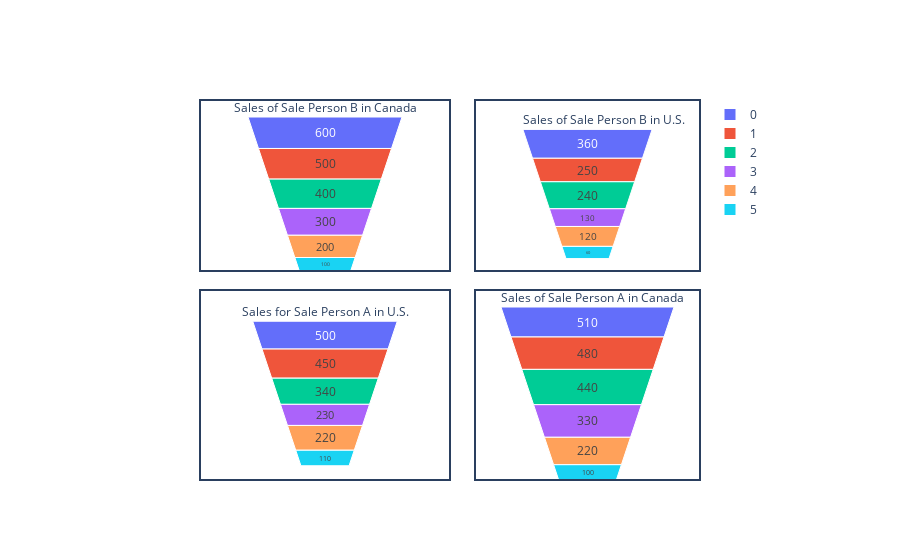

Notebook code cell kept with this figure:
### Code cell
from plotly import graph_objects as go

fig = go.Figure()

fig.add_trace(go.Funnelarea(
    scalegroup = "first", values = [500, 450, 340, 230, 220, 110], textinfo = "value",
    title = {"position": "top center", "text": "Sales for Sale Person A in U.S."},
    domain = {"x": [0, 0.5], "y": [0, 0.5]}))

fig.add_trace(go.Funnelarea(
    scalegroup = "first", values = [600, 500, 400, 300, 200, 100], textinfo = "value",
    title = {"position": "top center", "text": "Sales of Sale Person B in Canada"},
    domain = {"x": [0, 0.5], "y": [0.55, 1]}))

fig.add_trace(go.Funnelarea(
    scalegroup = "second", values = [510, 480, 440, 330, 220, 100], textinfo = "value",
    title = {"position": "top left", "text": "Sales of Sale Person A in Canada"},
    domain = {"x": [0.55, 1], "y": [0, 0.5]}))

fig.add_trace(go.Funnelarea(
            scalegroup = "second", values = [360, 250, 240, 130, 120, 60],
            textinfo = "value", title = {"position": "top left", "text": "Sales of Sale Person B in U.S."},
            domain = {"x": [0.55, 1], "y": [0.55, 1]}))

fig.update_layout(
            margin = {"l": 200, "r": 200}, shapes = [
            {"x0": 0, "x1": 0.5, "y0": 0, "y1": 0.5},
            {"x0": 0, "x1": 0.5, "y0": 0.55, "y1": 1},
            {"x0": 0.55, "x1": 1, "y0": 0, "y1": 0.5},
            {"x0": 0.55, "x1": 1, "y0": 0.55, "y1": 1}])

fig.show()

### Figure 1 — Plotly figure (JSON) as saved in the notebook; plotly's stock layout.template omitted (floating-point values rounded to 4 significant figures)
{"data": [{"domain": {"x": [0, 0.5], "y": [0, 0.5]}, "scalegroup": "first", "textinfo": "value", "title": {"position": "top center", "text": "Sales for Sale Person A in U.S."}, "type": "funnelarea", "values": [500, 450, 340, 230, 220, 110]}, {"domain": {"x": [0, 0.5], "y": [0.55, 1]}, "scalegroup": "first", "textinfo": "value", "title": {"position": "top center", "text": "Sales of Sale Person B in Canada"}, "type": "funnelarea", "values": [600, 500, 400, 300, 200, 100]}, {"domain": {"x": [0.55, 1], "y": [0, 0.5]}, "scalegroup": "second", "textinfo": "value", "title": {"position": "top left", "text": "Sales of Sale Person A in Canada"}, "type": "funnelarea", "values": [510, 480, 440, 330, 220, 100]}, {"domain": {"x": [0.55, 1], "y": [0.55, 1]}, "scalegroup": "second", "textinfo": "value", "title": {"position": "top left", "text": "Sales of Sale Person B in U.S."}, "type": "funnelarea", "values": [360, 250, 240, 130, 120, 60]}], "layout": {"margin": {"l": 200, "r": 200}, "shapes": [{"x0": 0, "x1": 0.5, "y0": 0, "y1": 0.5}, {"x0": 0, "x1": 0.5, "y0": 0.55, "y1": 1}, {"x0": 0.55, "x1": 1, "y0": 0, "y1": 0.5}, {"x0": 0.55, "x1": 1, "y0": 0.55, "y1": 1}]}}
